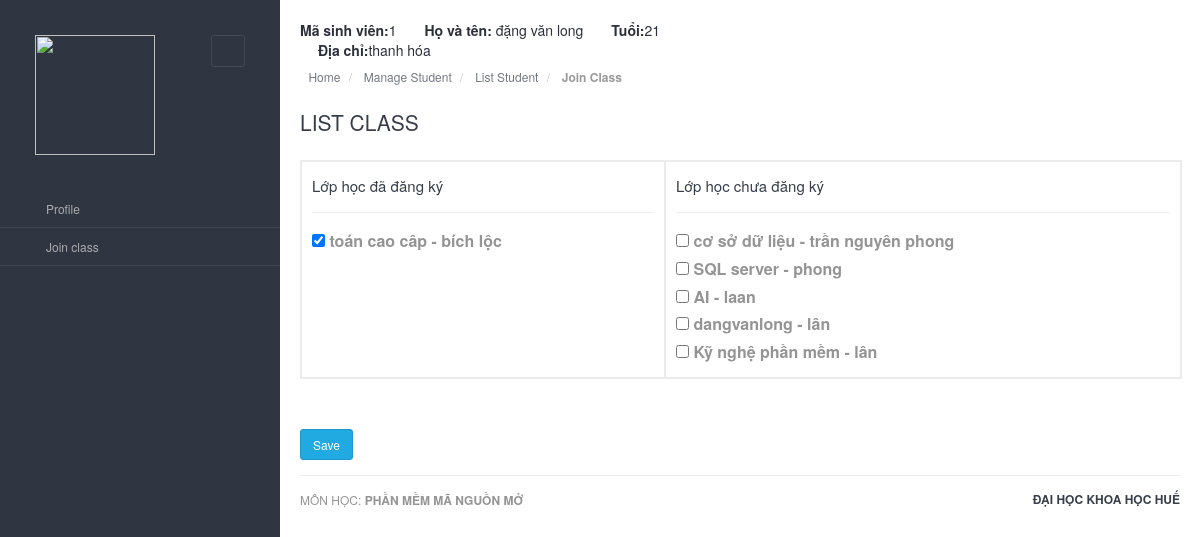
The app's page /join-class (signed in), older data.
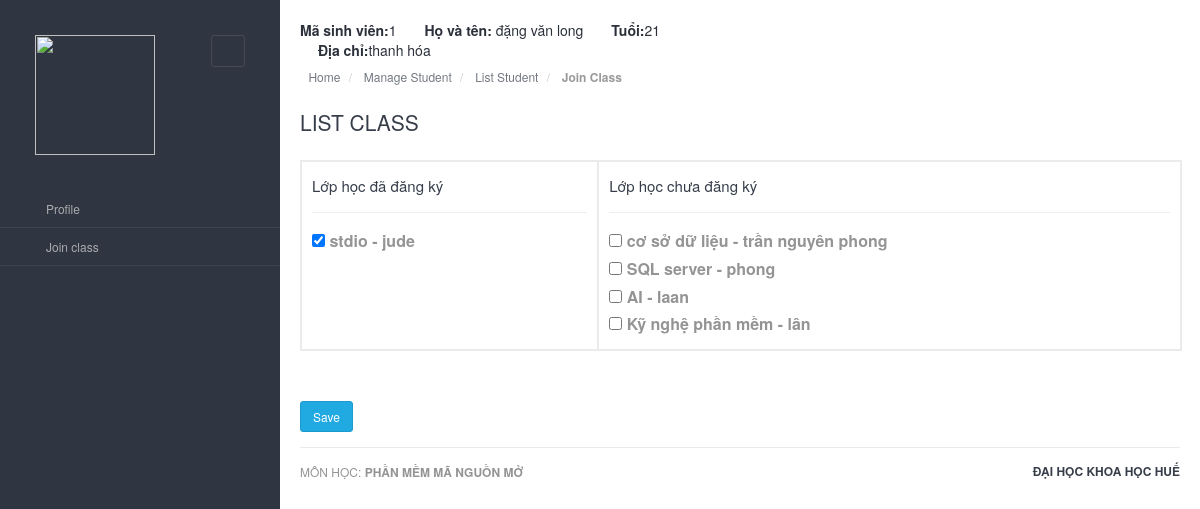
The same page, newer data.
### app/models.py (models this page shows, shortened)
class Student(UserMixin,db.Model):
    id = db.Column(db.Integer, primary_key=True)
    name = db.Column(db.String(64), nullable = False)
    age = db.Column(db.Integer, nullable = True)
    address = db.Column(db.String(64), nullable = True)
    email = db.Column(db.String(120), index=True, unique=True, nullable = False)
    password = db.Column(db.String(128), nullable = False)
    active = db.Column(db.Boolean,  default=True)

class Class(db.Model):
    id = db.Column(db.Integer, primary_key=True)
    name = db.Column(db.String(100), nullable = False)
    teacher_name = db.Column(db.String(100), nullable = False)

### app/routes_students.py (the view)
@app.route('/join-class', methods=['GET', 'POST'])
@login_required
def join_class():
    if request.method == 'POST':
        DetailStudent.query.filter_by(student_id=current_user.id).delete()
        regis_class = request.form.getlist('regis_class')
        for _class in regis_class:
            join_class = DetailStudent(current_user.id,_class)
            join_class.insert_data()
    user = Student.query.get(current_user.id)
    list_class_student = Class.query.join(DetailStudent, Class.id==DetailStudent.class_id)\
                .filter(DetailStudent.student_id == current_user.id)
    class_id = list_class_student.with_entities(DetailStudent.class_id)
    list_class = Class.query.join(DetailStudent, Class.id==DetailStudent.class_id, isouter = True)\
                .filter(Class.id.notin_(class_id))
    return render_template('class.html',title="Join Class",user=user, list_class=list_class,list_class_student=list_class_student)

### app/models.py (called while the page is built)
@login.user_loader
def loader_id(id):
    return Admin.query.get(int(id))

### app/templates/class.html
{% extends "layouts/base.html" %} {% block content %}
<div class="main-content">
    <div class="row">
        <div class="col-md-6 col-sm-8 clearfix">
            <ul class="user-info pull-left pull-none-xsm">
                <li class="profile-info dropdown">
                    <a class="dropdown-toggle" data-toggle="dropdown">
                        <strong> Mã sinh viên:</strong>{{ user.id }}
                    </a>
                </li>
                <li class="profile-info dropdown">
                    <a class="dropdown-toggle" data-toggle="dropdown">
                        <strong>&emsp; Họ và tên: </strong>{{ user.name }}
                    </a>
                </li>
                <li class="profile-info dropdown">
                    <a class="dropdown-toggle" data-toggle="dropdown">
                        <strong>&emsp; Tuổi:</strong>{{ user.age }}
                    </a>
                </li>
                <li class="profile-info dropdown">
                    <a class="dropdown-toggle" data-toggle="dropdown">
                        <strong>&emsp; Địa chỉ:</strong>{{ user.address }}
                    </a>
                </li>
            </ul>
        </div>
    </div>
    <ol class="breadcrumb bc-3">
        <li> <a href="#"><i class="fa-home"></i>Home</a> </li>
        <li> <a href="#">Manage Student</a> </li>
        <li> <a href="./students">List Student</a> </li>
        <li class="active"> <strong>Join Class</strong> </li>
    </ol>
    <h3>LIST CLASS</h3><br />
    <form action="" method="post">
        <table class="table table-bordered datatable" id="table-3">
            <tr>
                <td>
                    <h4>Lớp học đã đăng ký</h4>
                    <hr> {% for _class in list_class_student %}
                    <input type="checkbox" checked name="regis_class" value="{{ _class.id }}" id="{{ _class.id }}">
                    <label for="{{ _class.id }}">{{ _class.name }} - {{ _class.teacher_name }}</label> <br> {% endfor %} </td>
                <td>
                    <h4>Lớp học chưa đăng ký</h4>
                    <hr> {% for class in list_class %}
                    <input type="checkbox" name="regis_class" value="{{ class.id }}" id="{{ class.id }}">
                    <label for="{{ class.id }}">{{ class.name }} - {{ class.teacher_name }}</label> <br> {% endfor %} </td>
            </tr>
        </table>
        <div class="submit" style="margin-top: 50px;">
            <input class="btn btn-info" type="submit" value="Save">
        </div>
    </form>
    {% endblock %}

### app/templates/layouts/base.html (shortened to what this page needs)
<html lang="en">
<head>
    <link rel="stylesheet" href="static/js/jquery-ui/css/no-theme/jquery-ui-1.10.3.custom.min.css" id="style-resource-1" />
    <link rel="stylesheet" href="static/css/font-icons/entypo/css/entypo.css" id="style-resource-2" />
    <link rel="stylesheet" href="static/css/bootstrap.css" id="style-resource-4" />
    <link rel="stylesheet" href="static/css/neon-core.css" id="style-resource-5" />
    <link rel="stylesheet" href="static/css/neon-theme.css" id="style-resource-6" />
    <link rel="stylesheet" href="static/css/neon-forms.css" id="style-resource-7" />
    <link rel="stylesheet" href="static/css/custom.css" id="style-resource-8" />
    <link rel="stylesheet" href="static/fontawesome/css/all.css">
</head>
<body class="page-body" data-url="https://demo.neontheme.com">
    <div class="page-container">
        <div class="sidebar-menu">
            <div class="sidebar-menu-inner">
                <header class="logo-env">
                    <div class="logo">
                        <a href="https://demo.neontheme.com/dashboard/main/">
                            <img src="static/images/python-logo2.png" width="120" alt="" />
                        </a>
                    </div>
                    <div class="sidebar-collapse">
                        <a href="#" class="sidebar-collapse-icon">
                            <i class="entypo-menu"></i>
                        </a>
                    </div>
                </header>
                <ul id="main-menu" class="main-menu">
                    <li class="has-sub">
                        <a href="/profile">
                            <i class="entypo-doc-text"></i><span class="title">Profile</span>
                        </a>
                    </li>
                    <li class="has-sub">
                        <a href="/join-class">
                            <i class="entypo-doc-text"></i><span class="title">Join class</span>
                        </a>
                    </li>
                </ul>
            </div>
        </div>
        {% block content %} {% endblock %}
        <footer class="main">
            <div class="pull-right">
                <a target="_blank"><strong>ĐẠI HỌC KHOA HỌC HUẾ</strong></a>
            </div>
            MÔN HỌC: <strong>PHẦN MỀM MÃ NGUỒN MỞ</strong>
        </footer>
    </div>
    <link rel="stylesheet" href="static/js/datatables/datatables.css" />
    <link rel="stylesheet" href="static/js/select2/select2-bootstrap.css" />
    <link rel="stylesheet" href="static/js/select2/select2.css" />
</body>
</html>

### app/static/js/datatables/datatables.css (style rules this page uses)
table.dataTable { width:100%;margin:0 auto;clear:both;border-collapse:separate;border-spacing:0 }
table.dataTable tbody tr { background-color:#fff }
table.dataTable tbody th,table.dataTable tbody td { padding:8px 10px }
table.dataTable,table.dataTable th,table.dataTable td { -webkit-box-sizing:content-box;-moz-box-sizing:content-box;box-sizing:content-box }

Row changes from the older to the newer data that the page shows:
removed Class: name "toán cao câp", teacher_name "bích lộc", shown under "Lớp học đã đăng ký"
removed Class: name "dangvanlong", teacher_name "lân", shown under "Lớp học chưa đăng ký"
added Class: name "stdio", teacher_name "jude", shown under "Lớp học đã đăng ký"
